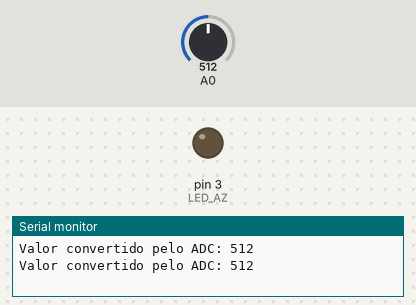
The sketch below on a simulated Arduino Uno, built with avr-gcc and run on an emulated ATmega328P. Parts: output pins drawn as LEDs (lit = HIGH), the last lines printed to the serial monitor. Inputs (shaded band) come from the test bench; at power-on: A0 = 512.

Above: at 1.8 s.
1.9 s: A0 set to 682
3.7 s: A0 set to 710
At 5.5 s:
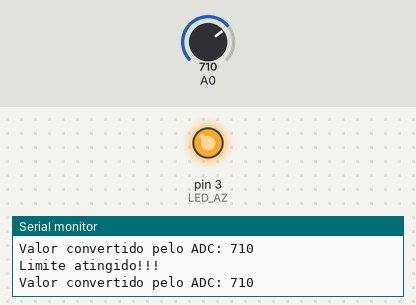
6.0 s: A0 set to 690
At 7.8 s:
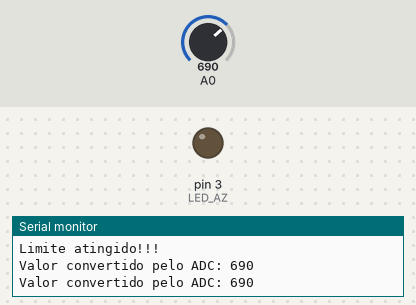
10.1 s: A0 set to 716
At 11.2 s:
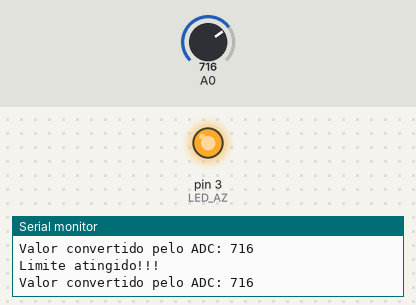
Timing chart, 0 to 13.1 s (numbered marks = the images above; inputs shaded):
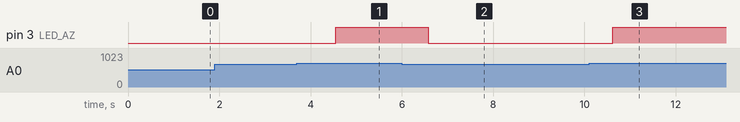

The sketch:

sinalAnalogico_aug27a.ino
```cpp
// Sinal analógico

/*

Variável que armazena o valor correspondente convertido pelo ADC
(Analog-To-Digital Converter)

O ADC Converter convente os valores de tensão em valores decimais de 10 bits

0.00 V ---> 0b0000000000 (direita) ---> 0
5.00 V ---> 0b1111111111 (esquerda) ---> 1.023

00 a 11 2 bits ---> 2 ^ 2 -> 4 ---> 0 a 3
000 a 111 3 bits ---> 2 ^ 3 -> 8 ---> 0 a 7
[...]

1024
2048
4096 ---> 0 4095

int x = analogRead(pino);
Pode ser 0(mínimo) ou 1023(máx)

*/

#define LED_AZ 3

// Variável que armazena o valor correspondente convertido pelo ADC
int valorAnalog;

void setup() {
  Serial.begin(9600);
  pinMode(LED_AZ, OUTPUT);

  /*
    Obs.: Não é nessário a configuração
    dos pinos (pinMode) para sinais de
    entrada analógica.
  */
}

void loop() {
  valorAnalog = analogRead(A0);
  // 0 ---> 0.00V
  // 512 ---> +- 2.50V
  // 1023 ---> 5.00V
  delay(10); // 0,01 s

  Serial.println("Valor convertido pelo ADC: " + String(valorAnalog));
  delay(500);

  if(valorAnalog > 700){
    Serial.println("Limite atingido!!!");
    digitalWrite(LED_AZ, HIGH);
  } else {
    digitalWrite(LED_AZ, LOW);
  }

  delay(500); // 0.5s
}
```

Measured:
- the behaviour switches between 700 and 701 on A0 (found by bisection; images 0 and 1)
- after the input at 3.7 s, pin 3 (LED_AZ): LOW → HIGH after 0.85 s
- after the input at 6.0 s, pin 3 (LED_AZ): HIGH → LOW after 0.57 s
- after the input at 10.1 s, pin 3 (LED_AZ): LOW → HIGH after 0.52 s
